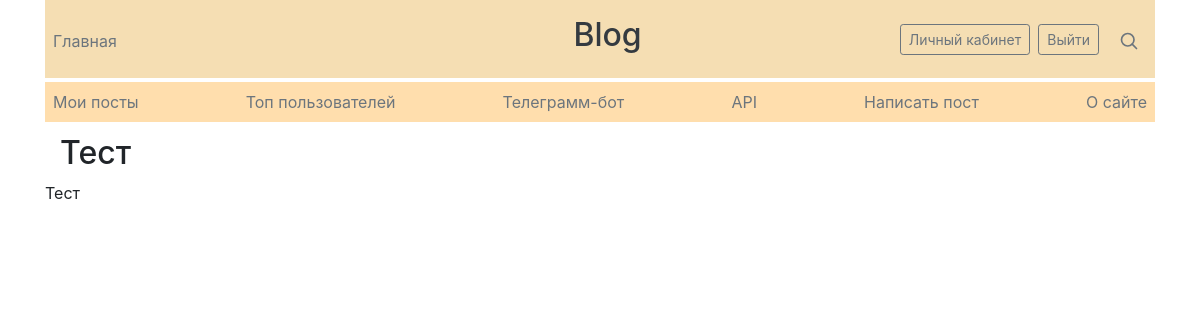
Before: /posts/1 (signed in) with the older database file.
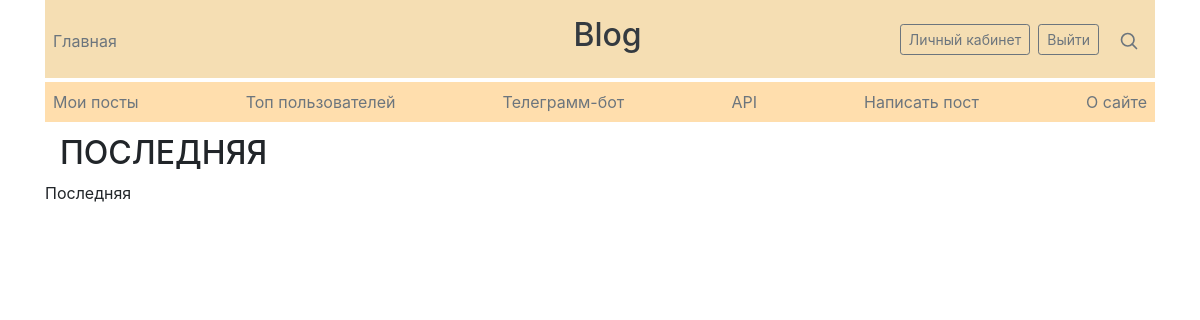
After: the same page with the newer database file.
### data/posts.py (models this page shows, shortened)
class Post(SqlAlchemyBase, SerializerMixin):
    __tablename__ = 'posts'
    id = sqlalchemy.Column(sqlalchemy.Integer,
                           primary_key=True, autoincrement=True)
    author_id = sqlalchemy.Column(sqlalchemy.Integer,
                                  sqlalchemy.ForeignKey('users.id'))
    title = sqlalchemy.Column(sqlalchemy.String)
    content = sqlalchemy.Column(sqlalchemy.String, nullable=True)
    created_date = sqlalchemy.Column(sqlalchemy.DateTime,
                                     default=datetime.datetime.now)
    icon = sqlalchemy.Column(sqlalchemy.String, default='default.jpg')
    author = orm.relation('User')
    categories = orm.relation("Category",
                              secondary="association",
                              backref="posts")

### main.py (the view)
@app.route('/posts/<int:id>', methods=['GET', 'POST'])
@login_required
def show_post(id):
    db_sess = db_session.create_session()
    post = db_sess.query(Post).filter(Post.id == id).first()
    if not post:
        abort(404)
    return render_template('post.html', title=post.title,
                           post=post)

### data/db_session.py (called while the page is built)
def create_session() -> Session:
    global __factory
    return __factory()

### main.py (called while the page is built)
@login_manager.user_loader
def load_user(user_id):
    db_sess = db_session.create_session()
    return db_sess.query(User).get(user_id)

### templates/post.html
{% extends "base.html" %}
{% block content %}
    <h2>{{ post.title }}</h2>
    {{ post.content }}
{% endblock %}

### templates/base.html (shortened to what this page needs)
<!doctype html>
<html lang="en">
<head>
    <link rel="stylesheet"
          href="https://stackpath.bootstrapcdn.com/bootstrap/4.4.1/css/bootstrap.min.css"
>
    <link rel="stylesheet"
          href="{{ url_for('static', filename='css/style.css') }}">
</head>
<body>
<div class="container">
    <header class="blog-header py-3">
        <div class="row flex-nowrap justify-content-between align-items-center">
            <div class="col-4 pt-1">
                <a class="text-muted m-2" href="/">Главная</a>
            </div>
            <div class="col-4 text-center">
                <h2>
                    <a class="blog-header-logo text-dark m-1" href="#">Blog</a>
                </h2>
            </div>
            <div class="col-4 d-flex justify-content-end align-items-center">
                {% if current_user.is_authenticated %}
                <a class="btn btn-sm btn-outline-secondary m-1"
                   href="/about_user">Личный кабинет</a>
                <a class="btn btn-sm btn-outline-secondary m-1"
                   href="/logout">Выйти</a>
                {% else %}
                <a class="btn btn-sm btn-outline-secondary m-1"
                   href="/login">Войти</a>
                <a class="btn btn-sm btn-outline-secondary m-1"
                   href="/register">Зарегистрироваться</a>
                {% endif %}
                <a class="text-muted" href="#">
                    <svg xmlns="http://www.w3.org/2000/svg" width="20"
                         height="20" viewBox="0 0 24 24" fill="none"
                         stroke="currentColor" stroke-width="2"
                         stroke-linecap="round" stroke-linejoin="round"
                         class="mx-3">
                        <circle cx="10.5" cy="10.5" r="7.5"></circle>
                        <line x1="21" y1="21" x2="15.8" y2="15.8"></line>
                    </svg>
                </a>
            </div>
        </div>
    </header>
    <div class="nav-scroller py-1 mb-2">
        <nav class="nav d-flex justify-content-between">
            <a class="p-2 text-muted" href="/posts/users/{{ current_user.id }}">Мои посты</a>
            <a class="p-2 text-muted" href="/users">Топ пользователей</a>
            <a class="p-2 text-muted" href="#">Телеграмм-бот</a>
            <a class="p-2 text-muted" href="#">API</a>
            <a class="p-2 text-muted" href="/posts/create">Написать пост</a>
            <a class="p-2 text-muted" href="/about">О сайте</a>
        </nav>
    </div>
</div>
<main role="main" class="container">
    {% block content %}{% endblock %}
</main>
</body>
</html>

### static/css/style.css (style rules this page uses)
header { background-color: #F5DEB3; }
nav { background-color: #FFDEAD; }
h2 { text-indent: 15px; }

Changed rows visible on the page:
changed Post: title "Тест" → "ПОСЛЕДНЯЯ"; content "Тест" → "Последняя"
